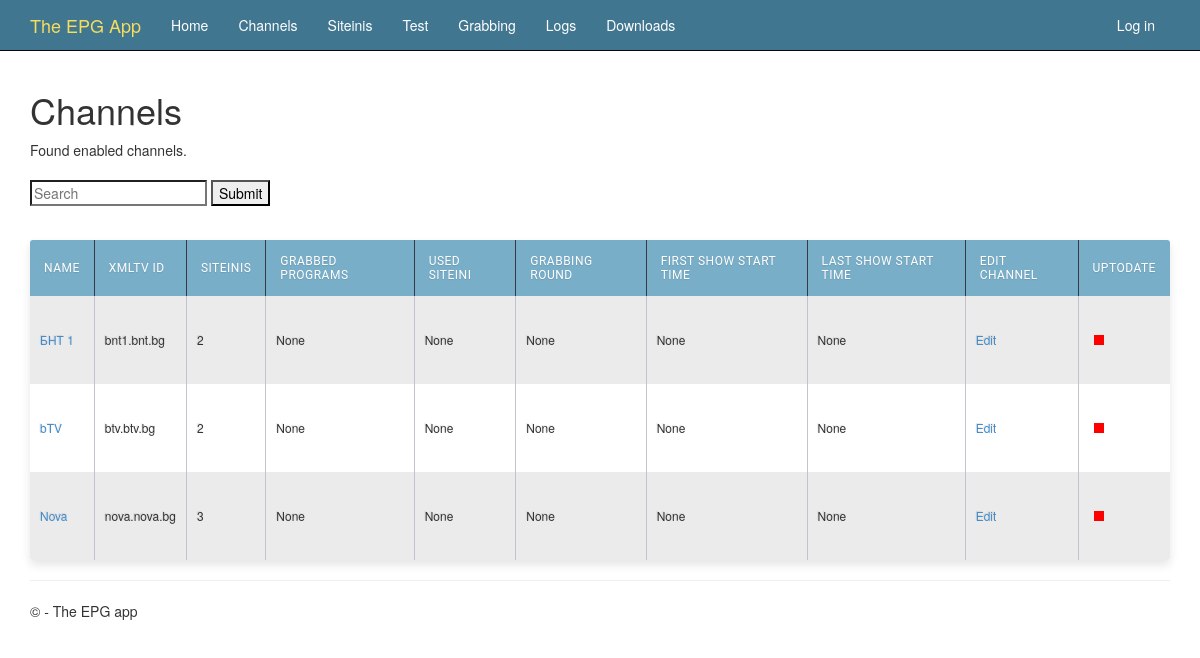
The page / on the database its author committed.
### epgapp/models.py (models this page shows, shortened)
class Channel(models.Model):
  enabled     = models.BooleanField(default=True)
  name        = models.CharField('Name of channel', max_length=32)
  xmltv_id    = models.CharField('Channel id in XMLTV', max_length=32)
  slug        = models.SlugField('Slug', max_length=32, unique=True, help_text='Name in URL')
  update      = models.CharField('Update type',default="i", max_length=1, choices=UPDATE_TYPES, blank=True)
  siteinis    = models.ManyToManyField(Siteini, through='Grabbers')
  include     = models.CharField(blank=True, max_length=256)
  exclude     = models.CharField(blank=True, max_length=256)
  period      = models.CharField(blank=True, max_length=16)
  created     = models.DateTimeField(auto_now_add=True)
  modified    = models.DateTimeField(auto_now=True)
  category    = models.ManyToManyField(Category, default="", blank=True)
  def get_absolute_url(self):
    return reverse('channel-detail', args=[str(self.slug)])
  def get_siteinis(self):
    return len(self.siteinis.all())
  get_siteinis.short_description = 'Total siteinis'
  def get_timeshifts(self):
    return len(Timeshifts.objects.filter(parent=self))
  get_timeshifts.short_description = 'Timeshifts'
  class Meta:
    ordering = ['-name']
    verbose_name_plural = '          Channels'

### epgapp/views.py (the view)
# urls.py: url(r'^$', epgapp.views.ChannelListView.as_view(), name='home-link'),
class ChannelListView(ListView):
    model = Channel
    paginate_by = 50
    ordering = ['-created']
    def get_context_data(self, **kwargs):
      context = super().get_context_data(**kwargs)
      context['now'] = timezone.now()
      return context
    def get_queryset(self):
      channels = Channel.objects.filter(enabled=True)
      q = self.request.GET.get('q')
      if q:
        channels = channels.filter(name__icontains=q)
      channels = channels.order_by('created')
      for channel in channels:
        ch = get_report(channel.xmltv_id)['report']
        channel.programsCount = ch.get('programsCount')
        channel.siteiniName = ch.get('siteiniName')
        channel.siteiniIndex = ch.get('siteiniIndex')
        channel.firstShowStartsAt = ch.get('firstShowStartsAt')
        channel.lastShowStartsAt = ch.get('lastShowStartsAt')
        channel.uptodateColor = getUptodateColor(channel.lastShowStartsAt)
      return channels

### epgapp/helper.py (called while the page is built)
def get_report(channel_xmltv_id=None):
  message = ''
  details = ''
  status = False
  report = {}
  try:
    file_path = os.path.join(APP_DIR, 'logs', channel_xmltv_id + '.report.json')
    logger.debug("Getting report from file: %s" % file_path)
    with open (file_path, encoding='utf-8') as r:
      report = json.load(r)
    status = True
  except Exception as er:
    message = str(er)
  return {'status': status, 'message': message, 'details': details, 'report': report}

### epgapp/views.py (called while the page is built)
def getUptodateColor(dateInEpg):
  try:
    today = '%s%02d%02d' % (datetime.now().year, datetime.now().month, datetime.now().day)
    dateInEpg = dateInEpg[0:8]
    itoday = int(today)
    idateInEpg = int(dateInEpg)
    logger.debug("today: %s, epg: %s" % (today, dateInEpg))
    if dateInEpg > today:
      return "green"
    elif dateInEpg == today:
      return "yellow"
    else:
      return "red"
  except:
    return "red"

### epgapp/templates/epgapp/channel_list.html (shortened to what this page needs)
{% extends "layout.html" %}
{% block content %}
<h1>Channels</h1>
Found {{ object_list.count }} enabled channels.
<br />
<br />
<form id="searchform" action="{% url 'channel-list' %}" method="GET" accept-charset="utf-8">
    <input class="searchfield" id="searchbox" name="q" type="text" placeholder="Search">
    <input class="" type="submit" value="Submit"/>
</form>
<br />
<table class="maintable">
  <thead>
    <tr>
      <th>Name</th>
      <th>Xmltv id</th>
      <th>Siteinis</th>
      <th>Grabbed programs</th>
      <th>Used siteini</th>
      <th>Grabbing round</th>
      <th>First show start time</th>
      <th>Last show start time</th>
      <th>Edit channel</th>
      <th>Uptodate</th>
    </tr>
  </thead>
  <tbody>
    {% for channel in object_list %}
        <tr>
            <td><a href="{{ channel.get_absolute_url }}">{{ channel.name }}</a></td>
            <td>{{ channel.xmltv_id }}</td>
            <td>{{ channel.siteinis.count }}</td>
            <td>{{ channel.programsCount }}</td>
            <td>{{ channel.siteiniName }}</td>
            <td>{{ channel.siteiniIndex }}</td>
            <td>{{ channel.firstShowStartsAt }}</td>
            <td class="lastShowTime">{{ channel.lastShowStartsAt }}</td>
            <td><a href="{% url 'admin:epgapp_channel_change' channel.id %}">Edit</a></td>
            <td><div class="uptodate" style="background-color: {{ channel.uptodateColor  }}"></div></td>
        </tr>
    {% empty %}
        <tr><td colspan="3">No stats yet.</td></tr>
    {% endfor %}
    </tbody>
</table>
{% endblock %}

### epgapp/static/content/site.css (style rules this page uses)
body { padding-top: 50px; padding-bottom: 20px; }
input, select, textarea { max-width: 280px; }
table.maintable { width: 100%; background: white; border-radius: 3px; border-collapse: collapse; height: 320px; margin: auto; padding: 5px; box-shadow: 0 5px 10px rgba(0, 0, 0, 0.1); animation: float 5s infinite; }
table.maintable th { font-family: "Roboto","Lucida Grande","DejaVu Sans","Bitstream Vera Sans",Verdana,Arial,sans-serif; color: #fff; background: #79aec8; letter-spacing: 0.5px; border-right: 1px solid #343a45; font-size: 12px; font-weight: 400; padding: 14px; text-transform: uppercase; text-align: left; text-shadow: 0 1px 1px rgba(0, 0, 0, 0.1); vertical-align: middle; }
table.maintable th:first-child { border-top-left-radius: 3px; }
table.maintable th:last-child { border-top-right-radius: 3px; border-right: none; }
tr:first-child { border-top: none; }
tr:last-child { border-bottom: none; }
table.maintable tr:nth-child(odd) td { background: #EBEBEB; }
tr:last-child td:first-child { border-bottom-left-radius: 3px; }
tr:last-child td:last-child { border-bottom-right-radius: 3px; }
td { background: #FFFFFF; padding: 10px; text-align: left; vertical-align: middle; font-weight: 300; font-size: 12px; text-shadow: -1px -1px 1px rgba(0, 0, 0, 0.1); border-right: 1px solid #C1C3D1; }
td:last-child { border-right: 0px; }

### epgapp/templates/epgapp/channel_list.html (style rules this page uses)
div.uptodate { width:10px; height:10px; margin:5px; background-color: green; }

### rows shown on the page
Channel: name "БНТ 1", xmltv_id "bnt1.bnt.bg", siteinis.count "2", programsCount "None", siteiniName "None", siteiniIndex "None", firstShowStartsAt "None", lastShowStartsAt "None"
Channel: name "bTV", xmltv_id "btv.btv.bg", siteinis.count "2", programsCount "None", siteiniName "None", siteiniIndex "None", firstShowStartsAt "None", lastShowStartsAt "None"
Channel: name "Nova", xmltv_id "nova.nova.bg", siteinis.count "3", programsCount "None", siteiniName "None", siteiniIndex "None", firstShowStartsAt "None", lastShowStartsAt "None"
